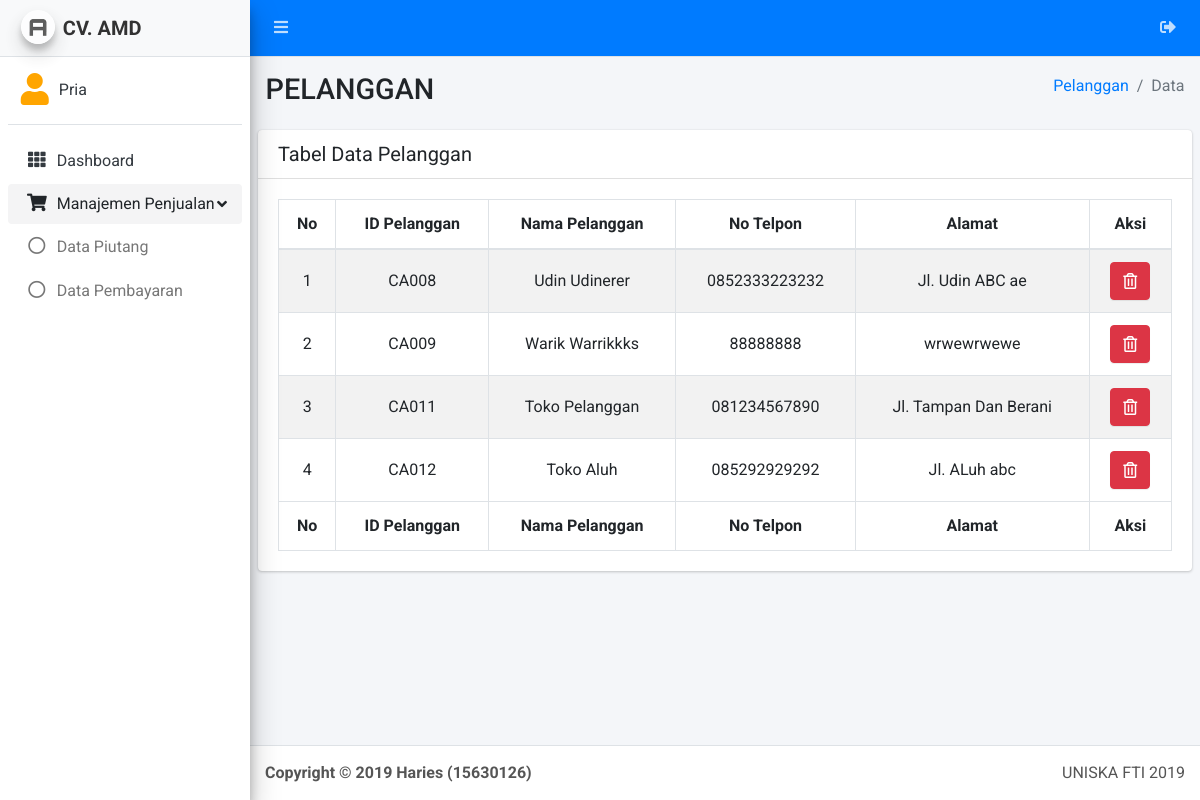
/admin/index_pelanggan.php (signed in), run on the app's committed database.
### tables this page shows
CREATE TABLE `about` (
  `id` int(11) NOT NULL,
  `nama` varchar(180) NOT NULL,
  `alias` varchar(180) NOT NULL,
  `alamat` varchar(180) NOT NULL,
  `telpon` varchar(180) NOT NULL,
  `email` varchar(180) NOT NULL,
  `tanda_tangan` varchar(180) NOT NULL,
  `nama_ttd` varchar(180) NOT NULL,
  `no_peg` varchar(180) NOT NULL,
  `moto` varchar(180) NOT NULL
);

CREATE TABLE `pelanggan_profile` (
  `id` int(11) NOT NULL,
  `id_pelanggan` int(11) NOT NULL,
  `nama_pelanggan` varchar(180) NOT NULL,
  `no_telpon` varchar(14) NOT NULL,
  `alamat` text NOT NULL,
  `created_at` varchar(180) NOT NULL
);

### about.php (called while the page is built, shortened)
<?php
$sql = "SELECT * FROM about WHERE id = '1'";
$result = $conn->query($sql);
$row = mysqli_fetch_assoc($result);
$alias = $row['alias'];
?>

### admin/admin_job/auth_admin.php (called while the page is built, shortened)
<?php
if(isset($_SESSION["min"])){
    $min = $_SESSION["min"];
    $id_admin = $min['id'];
}else if(isset($_SESSION["sales"])) {
    $sales = $_SESSION["sales"];
    $nama_sales = $sales['nama_sales'];
}else{
    $guest = true;
}
?>

### admin/index_pelanggan.php (the view, shortened to what this page needs)
<?php
include('core/header.php');
include('core/sidebar.php');
?>
  <div class="content-wrapper">
    <section class="content-header">
      <div class="container-fluid">
        <div class="row mb-2">
          <div class="col-sm-6">
            <h1>PELANGGAN</h1>
          </div>
          <div class="col-sm-6">
            <ol class="breadcrumb float-sm-right">
              <li class="breadcrumb-item"><a href="index_pelanggan.php">Pelanggan</a></li>
              <li class="breadcrumb-item active">Data</li>
            </ol>
          </div>
        </div>
      </div>
    </section>
    <section class="content">
      <div class="row">
        <div class="col-12">
          <div class="card">
            <div class="card-header">
              <h3 class="card-title">Tabel Data Pelanggan</h3>
            </div>
            <div class="card-body">
              <table id="table-full" class="table table-bordered table-striped">
                <thead>
                <tr>
                  <th class="text-center">No</th>
                  <th class="text-center">ID Pelanggan</th>
                  <th class="text-center">Nama Pelanggan</th>
                  <th class="text-center">No Telpon</th>
                  <th class="text-center">Alamat</th>
                  <th class="text-center">Aksi</th>
                </tr>
                </thead>
                <tbody>
                <?php
                    $no = 1;
                    $pelanggans = $conn->query("SELECT * FROM pelanggan_profile ORDER BY id");
                    while($row = mysqli_fetch_assoc($pelanggans)){
                  ?>
                    <tr>
                      <td class="text-center align-middle"><?php echo $no ?></td>
                      <td class="text-center align-middle"><?php echo 'CA'.str_pad($row['id_pelanggan'],3,'0',STR_PAD_LEFT); ?></td>
                      <td class="text-center align-middle"><?php echo $row['nama_pelanggan'] ?></td>
                      <td class="text-center align-middle"><?php echo $row['no_telpon'] ?></td>
                      <td class="text-center align-middle"><?php echo $row['alamat'] ?></td>
                      <td class="text-center">
                        <i
                          data-toggle="modal" data-target="#modal-pelanggan"
                          class="btn btn-danger fas fa-trash-alt hapus-pelanggan"
                          id="<?php echo $row['id_pelanggan'] ?>"
                          pel="<?php echo $row['nama_pelanggan']; ?>"
                        ></i>
                      </td>
                    </tr>
                  <?php $no++; } ?>
                </tbody>
                <tfoot>
                <tr>
                <th class="text-center">No</th>
                  <th class="text-center">ID Pelanggan</th>
                  <th class="text-center">Nama Pelanggan</th>
                  <th class="text-center">No Telpon</th>
                  <th class="text-center">Alamat</th>
                  <th class="text-center">Aksi</th>
                </tr>
                </tfoot>
              </table>
            </div>
          </div>
        </div>
      </div>
    </section>
  </div>
<?php
include('core/footer.php');
?>

### admin/core/sidebar.php (shortened to what this page needs)
<?php
  function active($currect_page){
    $url_array =  explode('/', $_SERVER['REQUEST_URI']) ;
    $url = end($url_array);
    $arr_url = explode('?', $url);
    $cek_url = $arr_url[0];
    if($currect_page == $cek_url){
        echo 'active';
    }
  }
  $cekSales = $nama_sales;
?>
  <aside class="main-sidebar sidebar-light-primary elevation-4">
    <a href="/admin" class="brand-link navbar-light">
      <img src="lte/dist/img/AdminLTELogo.png" alt="AdminLTE Logo" class="brand-image img-circle elevation-3"
           style="opacity: .8">
      <span class="brand-text font-weight-bold"><?php echo $alias ?></span>
    </a>
    <div class="sidebar">
      <div class="user-panel mt-3 pb-3 mb-3 d-flex">
        <div class="image">
          <i class="fas <?php echo $nama_sales ? 'fa-user' : 'fa-user-cog' ?> fa-2x" style="color:orange;"></i>
        </div>
        <div class="info">
          <a href="#" class="d-block"><?php echo $nama_sales ? $nama_sales : 'Admin' ?></a>
        </div>
      </div>
      <nav class="mt-2">
        <ul class="nav nav-pills nav-sidebar flex-column" data-widget="treeview" role="menu" data-accordion="false">
          <li class="nav-item">
            <a href="index.php" class="nav-link <?php active('index.php');?>">
              <i class="nav-icon fas fa-th"></i>
              <p>
                Dashboard
              </p>
            </a>
          </li>
          <?php if ($cekSales) { ?>
          <li class="nav-item has-treeview menu-open">
            <a href="#" class="nav-link <?php active('index_piutang.php');?> <?php active('index_pembayaran.php');?>">
              <i class="nav-icon fas fa-shopping-cart"></i>
              <p>
                Manajemen Penjualan
                <i class="right fas fa-angle-left"></i>
              </p>
            </a>
            <ul class="nav nav-treeview">
              <li class="nav-item">
                <a href="index_piutang.php" class="nav-link <?php active('index_piutang.php');?>">
                  <i class="far fa-circle nav-icon"></i>
                  <p>Data Piutang</p>
                </a>
              </li>
              <li class="nav-item">
                <a href="index_pembayaran.php" class="nav-link <?php active('index_pembayaran.php');?>">
                  <i class="far fa-circle nav-icon"></i>
                  <p>Data Pembayaran</p>
                </a>
              </li>
            </ul>
          </li>
          <?php }  ?>
        </ul>
      </nav>
    </div>
  </aside>

### data on the page
about: alias "CV. AMD"
pelanggan_profile: id_pelanggan "008", nama_pelanggan "Udin Udinerer", no_telpon "0852333223232", alamat "Jl. Udin ABC ae"
pelanggan_profile: id_pelanggan "009", nama_pelanggan "Warik Warrikkks", no_telpon "88888888", alamat "wrwewrwewe"
pelanggan_profile: id_pelanggan "011", nama_pelanggan "Toko Pelanggan", no_telpon "081234567890", alamat "Jl. Tampan Dan Berani"
pelanggan_profile: id_pelanggan "012", nama_pelanggan "Toko Aluh", no_telpon "085292929292", alamat "Jl. ALuh abc"

### other printed values
$nama_sales "Pria"
